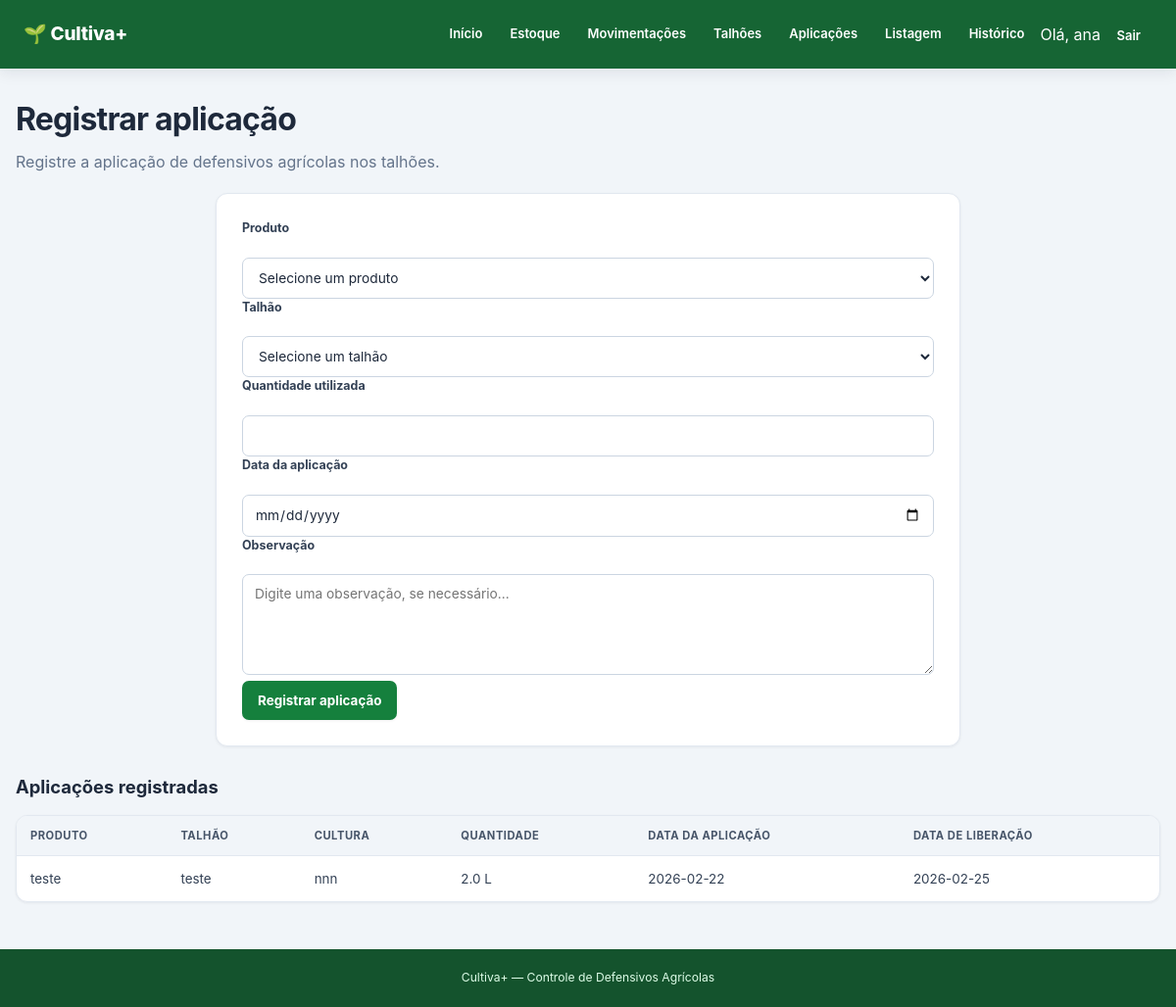
/aplicacoes (signed in), run on the app's committed database.
### tables this page shows
CREATE TABLE aplicacoes (
            id INTEGER PRIMARY KEY AUTOINCREMENT,
            produto_id INTEGER NOT NULL,
            talhao_id INTEGER NOT NULL,
            quantidade REAL NOT NULL,
            data_aplicacao TEXT NOT NULL,
            data_liberacao TEXT NOT NULL,
            observacao TEXT,
            FOREIGN KEY (produto_id) REFERENCES produtos(id),
            FOREIGN KEY (talhao_id) REFERENCES talhoes(id)
        );

CREATE TABLE produtos (
            id INTEGER PRIMARY KEY AUTOINCREMENT,
            nome TEXT NOT NULL,
            principio_ativo TEXT NOT NULL,
            fabricante TEXT,
            quantidade REAL NOT NULL DEFAULT 0,
            unidade TEXT NOT NULL,
            periodo_carencia INTEGER NOT NULL DEFAULT 0
        );

CREATE TABLE talhoes (
            id INTEGER PRIMARY KEY AUTOINCREMENT,
            nome TEXT NOT NULL,
            area REAL NOT NULL,
            cultura TEXT NOT NULL
        );

### app.py (the view, shortened to what this page needs)
@app.route("/aplicacoes", methods=["GET", "POST"])
def aplicacoes():
    conexao = conectar_banco()
    produtos = conexao.execute("""
        SELECT *
        FROM produtos
        ORDER BY nome
    """).fetchall()
    talhoes_lista = conexao.execute("""
        SELECT *
        FROM talhoes
        ORDER BY nome
    """).fetchall()
    aplicacoes_lista = conexao.execute("""
        SELECT
            aplicacoes.*,
            produtos.nome AS produto_nome,
            produtos.unidade,
            talhoes.nome AS talhao_nome,
            talhoes.cultura
        FROM aplicacoes
        JOIN produtos
            ON produtos.id = aplicacoes.produto_id
        JOIN talhoes
            ON talhoes.id = aplicacoes.talhao_id
        ORDER BY aplicacoes.id DESC
    """).fetchall()
    conexao.close()
    return render_template(
        "aplicacoes.html",
        produtos=produtos,
        talhoes=talhoes_lista,
        aplicacoes=aplicacoes_lista
    )

### app.py (called while the page is built)
@app.before_request
def proteger_paginas():
    paginas_publicas = ["login", "cadastro", "static"]
    if request.endpoint not in paginas_publicas:
        if "usuario_id" not in session:
            return redirect(url_for("login"))

def conectar_banco():
    conexao = sqlite3.connect(DATABASE)
    conexao.row_factory = sqlite3.Row
    return conexao

### templates/aplicacoes.html (shortened to what this page needs)
{% extends "base.html" %}
{% block content %}
<div class="page-header">
    <div>
        <h1>Registrar aplicação</h1>
        <p>
            Registre a aplicação de defensivos agrícolas nos talhões.
        </p>
    </div>
</div>
<div class="form-card">
    <form method="POST">
        <label for="produto_id">
            Produto
        </label>
        <select
            name="produto_id"
            id="produto_id"
            required
        >
            <option value="">
                Selecione um produto
            </option>
        </select>
        <label for="talhao_id">
            Talhão
        </label>
        <select
            name="talhao_id"
            id="talhao_id"
            required
        >
            <option value="">
                Selecione um talhão
            </option>
        </select>
        <label for="quantidade">
            Quantidade utilizada
        </label>
        <input
            type="number"
            name="quantidade"
            id="quantidade"
            step="0.01"
            min="0.01"
            required
        >
        <label for="data_aplicacao">
            Data da aplicação
        </label>
        <input
            type="date"
            name="data_aplicacao"
            id="data_aplicacao"
            required
        >
        <label for="observacao">
            Observação
        </label>
        <textarea
            name="observacao"
            id="observacao"
            rows="4"
            placeholder="Digite uma observação, se necessário..."
        ></textarea>
        <button
            type="submit"
            class="botao"
        >
            Registrar aplicação
        </button>
    </form>
</div>
<h2>Aplicações registradas</h2>
<div class="table-container">
    <table>
        <thead>
            <tr>
                <th>Produto</th>
                <th>Talhão</th>
                <th>Cultura</th>
                <th>Quantidade</th>
                <th>Data da aplicação</th>
                <th>Data de liberação</th>
            </tr>
        </thead>
        <tbody>
            {% for aplicacao in aplicacoes %}
            <tr>
                <td>
                    {{ aplicacao.produto_nome }}
                </td>
                <td>
                    {{ aplicacao.talhao_nome }}
                </td>
                <td>
                    {{ aplicacao.cultura }}
                </td>
                <td>
                    {{ aplicacao.quantidade }}
                    {{ aplicacao.unidade }}
                </td>
                <td>
                    {{ aplicacao.data_aplicacao }}
                </td>
                <td>
                    {{ aplicacao.data_liberacao }}
                </td>
            </tr>
            {% else %}
            <tr>
                <td colspan="6" class="empty">
                    Nenhuma aplicação registrada.
                </td>
            </tr>
            {% endfor %}
        </tbody>
    </table>
</div>
{% endblock %}

### static/css/style.css (style rules this page uses)
:root { --primary-50:#f0fdf4; --primary-100:#dcfce7; --primary-500:#22c55e; --primary-600:#16a34a; --primary-700:#15803d; --primary-800:#166534; --primary-900:#14532d; --slate-50:#f8fafc; --slate-100:#f1f5f9; --slate-200:#e2e8f0; --slate-300:#cbd5e1; --slate-400:#94a3b8; --slate-500:#64748b; --slate-600:#475569; --slate-700:#334155; --slate-800:#1e293b; --slate-900:#0f172a; --amber-100:#fef3c7; --amber-800:#92400e; --red-100:#fee2e2; --red-600:#dc2626; --red-800:#991b1b; --blue-100:#dbeafe; --blue-700:#1d4ed8; --radius-sm:7px; --radius-md:12px; --radius-lg:16px; --shadow-sm:0 1px 3px rgba(15,23,42,.06); --shadow-md:0 5px 14px rgba(15,23,42,.08); --shadow-lg:0 14px 30px rgba(15,23,42,.12); --font:-apple-system,BlinkMacSystemFont,"Segoe UI",Roboto,Helvetica,Arial,sans-serif; }
* { box-sizing:border-box;margin:0;padding:0 }
html { scroll-behavior:smooth }
body { font-family:var(--font);background:var(--slate-100);color:var(--slate-800);min-height:100vh;line-height:1.5 }
button,input,select,textarea { font:inherit }
h1,h2,h3,h4 { color:var(--slate-800) }
p { color:var(--slate-500) }
h1 { font-size:clamp(1.55rem,3vw,2rem);font-weight:750;letter-spacing:-.025em;margin-bottom:7px }
h2 { font-size:1.15rem;font-weight:750;margin:28px 0 14px }
.cabecalho-pagina,.page-header { display:flex;align-items:center;justify-content:space-between;gap:20px;margin-bottom:20px }
.botao { display:inline-flex;align-items:center;justify-content:center;gap:7px;min-height:40px;padding:9px 15px;border:1px solid transparent;border-radius:var(--radius-sm);background:var(--primary-700);color:#fff;font-size:.84rem;font-weight:650;text-decoration:none;cursor:pointer;box-shadow:var(--shadow-sm);transition:background .2s,transform .2s,box-shadow .2s }
.form-card,.formulario,.form-section { background:#fff;border:1px solid var(--slate-200);border-radius:var(--radius-md);padding:26px;box-shadow:var(--shadow-sm);max-width:760px;margin:0 auto }
.form-card label,.formulario label,.form-section label { display:block;color:var(--slate-700);font-size:.78rem;font-weight:650;margin:0 0 14px }
input,select,textarea,.form-control { width:100%;min-height:42px;margin-top:6px;padding:9px 12px;background:#fff;color:var(--slate-800);border:1px solid var(--slate-300);border-radius:var(--radius-sm);font-size:.86rem;outline:none;transition:border-color .2s,box-shadow .2s }
textarea { min-height:100px;resize:vertical }
.tabela-container,.table-container { width:100%;overflow-x:auto;background:#fff;border:1px solid var(--slate-200);border-radius:var(--radius-md);box-shadow:var(--shadow-sm) }
table { width:100%;min-width:650px;border-collapse:collapse;text-align:left;font-size:.84rem }
th { background:var(--slate-100);color:var(--slate-600);padding:12px 14px;border-bottom:1px solid var(--slate-200);font-size:.7rem;font-weight:750;text-transform:uppercase;letter-spacing:.045em;white-space:nowrap }
td { padding:13px 14px;border-bottom:1px solid var(--slate-200);vertical-align:middle;color:var(--slate-700) }
tbody tr:last-child td { border-bottom:none }

### data on the page
aplicacoes: produto_nome "teste", talhao_nome "teste", cultura "nnn", quantidade "2.0", unidade "L", data_aplicacao "2026-02-22", data_liberacao "2026-02-25"

### other printed values
{{ session.get('usuario_nome') }} "ana"
